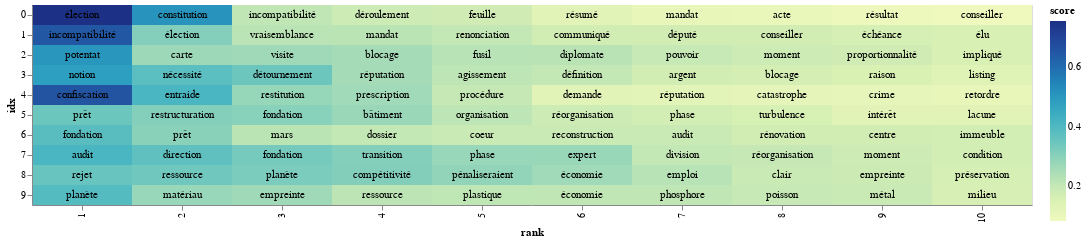

The notebook cell this image was saved under:
### Code cell
# adding a little randomness to break ties in term ranking
top_tfidf_plusRand = top_10_tfidf.query('idx > -1 & idx < 10 & score > 0')
#top_tfidf_plusRand = top_10_tfidf.copy()
top_tfidf_plusRand['score'] = top_tfidf_plusRand['score'] + np.random.rand(top_tfidf_plusRand.shape[0])*0.0001

# base for all visualizations, with rank calculation
base = alt.Chart(top_tfidf_plusRand).encode(
    x = 'rank:O',
    y = 'idx:N'
).transform_window(
    rank = "rank()",
    sort = [alt.SortField("score", order="descending")],
    groupby = ["idx"],
)

# heatmap specification
heatmap = base.mark_rect().encode(
    color = 'score:Q'
)

# text labels, white for darker heatmap colors
text = base.mark_text(baseline='middle').encode(
    text = 'term:N',
    color = alt.condition(alt.datum.tfidf >= 0.23, alt.value('white'), alt.value('black'))
)

# display the three superimposed visualizations
(heatmap + text).properties(width = 1000)

### Figure 1 — Vega-Lite specification as saved in the notebook (floating-point values rounded to 4 significant figures)
{"config": {"view": {"continuousWidth": 300, "continuousHeight": 300}}, "layer": [{"mark": {"type": "rect"}, "encoding": {"color": {"field": "score", "type": "quantitative"}, "x": {"field": "rank", "type": "ordinal"}, "y": {"field": "idx", "type": "nominal"}}, "transform": [{"window": [{"op": "rank", "field": "", "as": "rank"}], "groupby": ["idx"], "sort": [{"field": "score", "order": "descending"}]}]}, {"mark": {"type": "text", "baseline": "middle"}, "encoding": {"color": {"condition": {"test": "(datum.tfidf >= 0.23)", "value": "white"}, "value": "black"}, "text": {"field": "term", "type": "nominal"}, "x": {"field": "rank", "type": "ordinal"}, "y": {"field": "idx", "type": "nominal"}}, "transform": [{"window": [{"op": "rank", "field": "", "as": "rank"}], "groupby": ["idx"], "sort": [{"field": "score", "order": "descending"}]}]}], "data": {"name": "data-4f8e1cd371709bd291de71d2d0026e77"}, "width": 1000, "$schema": "https://vega.github.io/schema/vega-lite/v5.8.0.json", "datasets": {"data-4f8e1cd371709bd291de71d2d0026e77": [{"idx": 0, "term": "élection", "score": 0.754}, {"idx": 0, "term": "constitution", "score": 0.5105}, {"idx": 0, "term": "incompatibilité", "score": 0.2104}, {"idx": 0, "term": "déroulement", "score": 0.1845}, {"idx": 0, "term": "feuille", "score": 0.1761}, {"idx": 0, "term": "résumé", "score": 0.1316}, {"idx": 0, "term": "mandat", "score": 0.1077}, {"idx": 0, "term": "acte", "score": 0.1029}, {"idx": 0, "term": "résultat", "score": 0.09308}, {"idx": 0, "term": "conseiller", "score": 0.08351}, {"idx": 1, "term": "incompatibilité", "score": 0.6486}, {"idx": 1, "term": "élection", "score": 0.31}, {"idx": 1, "term": "vraisemblance", "score": 0.2231}, {"idx": 1, "term": "mandat", "score": 0.2212}, {"idx": 1, "term": "renonciation", "score": 0.2018}, {"idx": 1, "term": "communiqué", "score": 0.1729}, {"idx": 1, "term": "député", "score": 0.1726}, {"idx": 1, "term": "conseiller", "score": 0.1716}, {"idx": 1, "term": "échéance", "score": 0.1645}, {"idx": 1, "term": "élu", "score": 0.1574}, {"idx": 2, "term": "potentat", "score": 0.5048}, {"idx": 2, "term": "carte", "score": 0.2705}, {"idx": 2, "term": "visite", "score": 0.2664}, {"idx": 2, "term": "blocage", "score": 0.2565}, {"idx": 2, "term": "fusil", "score": 0.2268}, {"idx": 2, "term": "diplomate", "score": 0.2247}, {"idx": 2, "term": "pouvoir", "score": 0.1955}, {"idx": 2, "term": "moment", "score": 0.1846}, {"idx": 2, "term": "proportionnalité", "score": 0.176}, {"idx": 2, "term": "impliqué", "score": 0.156}, {"idx": 3, "term": "notion", "score": 0.4831}, {"idx": 3, "term": "nécessité", "score": 0.3782}, {"idx": 3, "term": "détournement", "score": 0.3468}, {"idx": 3, "term": "réputation", "score": 0.2567}, {"idx": 3, "term": "agissement", "score": 0.2163}, {"idx": 3, "term": "définition", "score": 0.2027}, {"idx": 3, "term": "argent", "score": 0.1735}, {"idx": 3, "term": "blocage", "score": 0.1668}, {"idx": 3, "term": "raison", "score": 0.152}, {"idx": 3, "term": "listing", "score": 0.1351}, {"idx": 4, "term": "confiscation", "score": 0.6559}, {"idx": 4, "term": "entraide", "score": 0.4094}, {"idx": 4, "term": "restitution", "score": 0.2813}, {"idx": 4, "term": "prescription", "score": 0.264}, {"idx": 4, "term": "procédure", "score": 0.1984}, {"idx": 4, "term": "demande", "score": 0.131}, {"idx": 4, "term": "réputation", "score": 0.1222}, {"idx": 4, "term": "catastrophe", "score": 0.117}, {"idx": 4, "term": "crime", "score": 0.1131}, {"idx": 4, "term": "retordre", "score": 0.1086}, {"idx": 5, "term": "prêt", "score": 0.3481}, {"idx": 5, "term": "restructuration", "score": 0.3094}, {"idx": 5, "term": "fondation", "score": 0.3035}, {"idx": 5, "term": "bâtiment", "score": 0.2759}, {"idx": 5, "term": "organisation", "score": 0.2171}, {"idx": 5, "term": "réorganisation", "score": 0.1822}, {"idx": 5, "term": "phase", "score": 0.1694}, {"idx": 5, "term": "turbulence", "score": 0.1588}, {"idx": 5, "term": "intérêt", "score": 0.1306}, {"idx": 5, "term": "lacune", "score": 0.1304}, {"idx": 6, "term": "fondation", "score": 0.3818}, {"idx": 6, "term": "prêt", "score": 0.3003}, {"idx": 6, "term": "mars", "score": 0.2209}, {"idx": 6, "term": "dossier", "score": 0.2019}, {"idx": 6, "term": "coeur", "score": 0.19}, {"idx": 6, "term": "reconstruction", "score": 0.189}, {"idx": 6, "term": "audit", "score": 0.1884}, {"idx": 6, "term": "rénovation", "score": 0.1738}, {"idx": 6, "term": "centre", "score": 0.1736}, {"idx": 6, "term": "immeuble", "score": 0.1698}, {"idx": 7, "term": "audit", "score": 0.4094}, {"idx": 7, "term": "direction", "score": 0.3696}, {"idx": 7, "term": "fondation", "score": 0.3319}, {"idx": 7, "term": "transition", "score": 0.31}, {"idx": 7, "term": "phase", "score": 0.2779}, {"idx": 7, "term": "expert", "score": 0.2772}, {"idx": 7, "term": "division", "score": 0.203}, {"idx": 7, "term": "réorganisation", "score": 0.1992}, {"idx": 7, "term": "moment", "score": 0.182}, {"idx": 7, "term": "condition", "score": 0.1688}, {"idx": 8, "term": "rejet", "score": 0.3538}, {"idx": 8, "term": "ressource", "score": 0.3414}, {"idx": 8, "term": "planète", "score": 0.3234}, {"idx": 8, "term": "compétitivité", "score": 0.3127}, {"idx": 8, "term": "pénaliseraient", "score": 0.2896}, {"idx": 8, "term": "économie", "score": 0.2627}, {"idx": 8, "term": "emploi", "score": 0.2269}, {"idx": 8, "term": "clair", "score": 0.1876}, {"idx": 8, "term": "empreinte", "score": 0.1836}, {"idx": 8, "term": "préservation", "score": 0.1631}, {"idx": 9, "term": "planète", "score": 0.3903}, {"idx": 9, "term": "matériau", "score": 0.2774}, {"idx": 9, "term": "empreinte", "score": 0.2659}, {"idx": 9, "term": "ressource", "score": 0.2198}, {"idx": 9, "term": "plastique", "score": 0.2125}, {"idx": 9, "term": "économie", "score": 0.2114}, {"idx": 9, "term": "phosphore", "score": 0.2112}, {"idx": 9, "term": "poisson", "score": 0.1948}, {"idx": 9, "term": "métal", "score": 0.1889}, {"idx": 9, "term": "milieu", "score": 0.16}]}}
